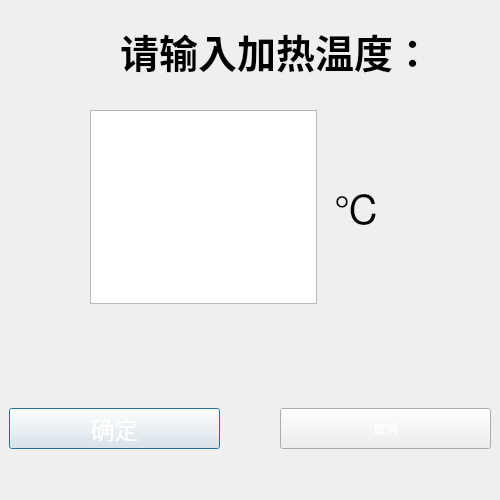
<?xml version="1.0" encoding="UTF-8"?>
<ui version="4.0">
 <class>Set_hot</class>
 <widget class="QDialog" name="Set_hot">
  <property name="geometry">
   <rect>
    <x>0</x>
    <y>0</y>
    <width>500</width>
    <height>500</height>
   </rect>
  </property>
  <property name="windowTitle">
   <string>Dialog</string>
  </property>
  <property name="styleSheet">
   <string notr="true">background-image: url(:/tubiao/guo.png);</string>
  </property>
  <widget class="QLabel" name="S_word">
   <property name="geometry">
    <rect>
     <x>120</x>
     <y>20</y>
     <width>351</width>
     <height>61</height>
    </rect>
   </property>
   <property name="font">
    <font>
     <family>楷体</family>
     <pointsize>29</pointsize>
     <weight>75</weight>
     <bold>true</bold>
    </font>
   </property>
   <property name="text">
    <string>请输入加热温度：</string>
   </property>
  </widget>
  <widget class="QPushButton" name="P_sure">
   <property name="geometry">
    <rect>
     <x>9</x>
     <y>408</y>
     <width>211</width>
     <height>41</height>
    </rect>
   </property>
   <property name="sizePolicy">
    <sizepolicy hsizetype="Expanding" vsizetype="Preferred">
     <horstretch>0</horstretch>
     <verstretch>0</verstretch>
    </sizepolicy>
   </property>
   <property name="font">
    <font>
     <family>Arial</family>
     <pointsize>18</pointsize>
     <weight>9</weight>
     <italic>false</italic>
     <bold>false</bold>
    </font>
   </property>
   <property name="styleSheet">
    <string notr="true">border-image: url(:/tubiao/10.png);
font: 75 18pt &quot;Arial&quot;;
color: rgb(255, 255, 255);</string>
   </property>
   <property name="text">
    <string>确定</string>
   </property>
  </widget>
  <widget class="QPushButton" name="P_quit">
   <property name="geometry">
    <rect>
     <x>280</x>
     <y>408</y>
     <width>211</width>
     <height>41</height>
    </rect>
   </property>
   <property name="sizePolicy">
    <sizepolicy hsizetype="Expanding" vsizetype="Preferred">
     <horstretch>0</horstretch>
     <verstretch>0</verstretch>
    </sizepolicy>
   </property>
   <property name="styleSheet">
    <string notr="true">border-image: url(:/tubiao/10.png);
color: rgb(255, 255, 255);
font: 75 18pt &quot;Arial&quot;;</string>
   </property>
   <property name="text">
    <string>取消</string>
   </property>
  </widget>
  <widget class="QWidget" name="layoutWidget">
   <property name="geometry">
    <rect>
     <x>90</x>
     <y>110</y>
     <width>292</width>
     <height>194</height>
    </rect>
   </property>
   <layout class="QHBoxLayout" name="horizontalLayout">
    <item>
     <widget class="Text_up" name="P_textedit">
      <property name="sizePolicy">
       <sizepolicy hsizetype="Preferred" vsizetype="Preferred">
        <horstretch>0</horstretch>
        <verstretch>0</verstretch>
       </sizepolicy>
      </property>
      <property name="styleSheet">
       <string notr="true">font: 87 100pt &quot;Arial&quot;;</string>
      </property>
      <property name="html">
       <string>&lt;!DOCTYPE HTML PUBLIC &quot;-//W3C//DTD HTML 4.0//EN&quot; &quot;http://www.w3.org/TR/REC-html40/strict.dtd&quot;&gt;
&lt;html&gt;&lt;head&gt;&lt;meta name=&quot;qrichtext&quot; content=&quot;1&quot; /&gt;&lt;style type=&quot;text/css&quot;&gt;
p, li { white-space: pre-wrap; }
&lt;/style&gt;&lt;/head&gt;&lt;body style=&quot; font-family:'Arial'; font-size:100pt; font-weight:80; font-style:normal;&quot;&gt;
&lt;p style=&quot;-qt-paragraph-type:empty; margin-top:0px; margin-bottom:0px; margin-left:0px; margin-right:0px; -qt-block-indent:0; text-indent:0px;&quot;&gt;&lt;br /&gt;&lt;/p&gt;&lt;/body&gt;&lt;/html&gt;</string>
      </property>
     </widget>
    </item>
    <item>
     <spacer name="horizontalSpacer">
      <property name="orientation">
       <enum>Qt::Horizontal</enum>
      </property>
      <property name="sizeType">
       <enum>QSizePolicy::Expanding</enum>
      </property>
      <property name="sizeHint" stdset="0">
       <size>
        <width>40</width>
        <height>20</height>
       </size>
      </property>
     </spacer>
    </item>
    <item>
     <widget class="QLabel" name="label">
      <property name="font">
       <font>
        <pointsize>30</pointsize>
        <weight>50</weight>
        <bold>false</bold>
       </font>
      </property>
      <property name="text">
       <string>℃</string>
      </property>
     </widget>
    </item>
   </layout>
  </widget>
 </widget>
 <customwidgets>
  <customwidget>
   <class>Text_up</class>
   <extends>QTextEdit</extends>
   <header location="global">text_up.h</header>
  </customwidget>
 </customwidgets>
 <resources/>
 <connections/>
</ui>
